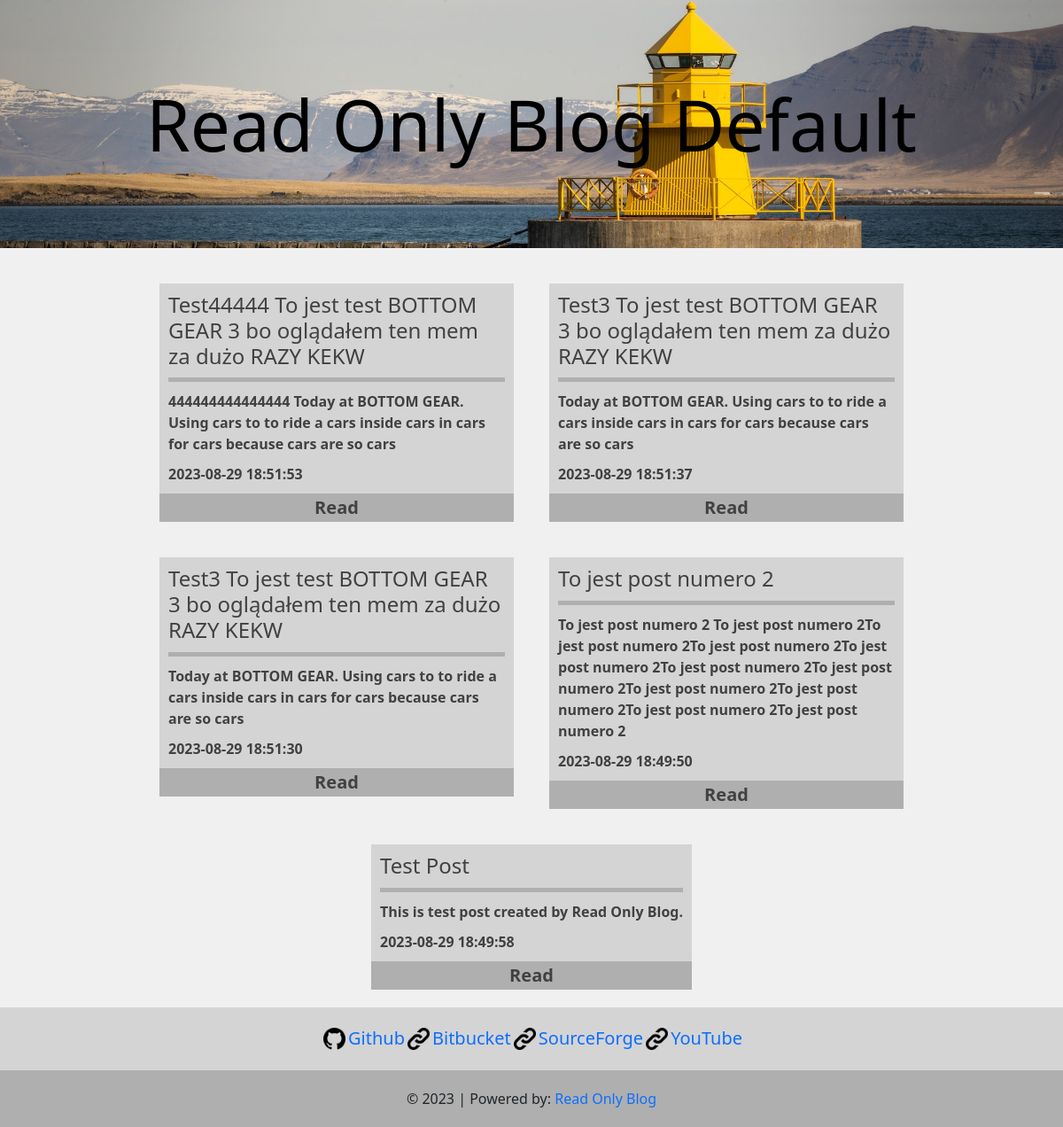
The page / on the database its author committed.
### tables this page shows
CREATE TABLE `rob_settings` (
  `id_setings` int(11) NOT NULL,
  `header_text_color_settings` tinytext NOT NULL DEFAULT '\'black\'',
  `header_position_settings` tinytext NOT NULL DEFAULT '\'center\'',
  `header_image_uri_settings` text NOT NULL DEFAULT '\'img/header.jpg\'\'',
  `header_image_settings` tinytext NOT NULL DEFAULT '\'cover\'',
  `active_settings` tinyint(1) NOT NULL DEFAULT 0,
  `blog_name_settings` varchar(255) NOT NULL DEFAULT 'Read Only Blog',
  `active_footer_settings` tinyint(1) NOT NULL DEFAULT 0,
  `active_aside_settings` tinyint(1) NOT NULL DEFAULT 0,
  `css_settings` tinytext NOT NULL DEFAULT 'old_grey_',
  `admin_panel_css_settings` tinytext NOT NULL DEFAULT 'white_'
);

CREATE TABLE `rob_post` (
  `id_post` int(11) NOT NULL,
  `visibility_post` tinyint(1) NOT NULL DEFAULT 1,
  `title_post` varchar(255) NOT NULL DEFAULT 'TITLE',
  `introduction_post` text DEFAULT 'introduction',
  `creation_date_post` timestamp NOT NULL DEFAULT current_timestamp()
);

CREATE TABLE `rob_footer` (
  `id_footer` int(11) NOT NULL,
  `is_enabled_footer` tinyint(1) NOT NULL DEFAULT 1,
  `name_footer` varchar(255) NOT NULL DEFAULT 'LINK',
  `link_footer` text DEFAULT '#',
  `image_footer` text NOT NULL DEFAULT 'img/ico/link.png'
);

### functions/get_settings_for_index.php (called while the page is built)
<?php
$sql = "SELECT css_settings,header_text_color_settings,header_position_settings,header_image_uri_settings,header_image_settings,blog_name_settings,active_footer_settings FROM rob_settings WHERE active_settings = 1";
    foreach ($conn->query($sql) as $row){
        $css_settings = $row['css_settings'];
        $header_text_color_settings = $row['header_text_color_settings'];
        $header_position_settings =$row['header_position_settings'];
        $header_image_uri_settings = $row['header_image_uri_settings'];
        $header_image_settings = $row['header_image_settings'];
        $blog_name_settings = $row['blog_name_settings'];
        $active_footer_settings = $row['active_footer_settings'];
    }
?>

### functions/show_posts.php (the view)
<?php
require('dbconn.php');
try{
    $sql = "SELECT id_post,title_post,introduction_post,creation_date_post FROM rob_post WHERE visibility_post = 1 ORDER BY id_post DESC";
    foreach ($conn->query($sql) as $row){
            echo(
                '<div class="col-md-auto">
                <div class="post">
                <h4>'
                . $row['title_post'].
                '</h4>
                <p>'
                . $row['introduction_post'].
                    '</p><p>'
                    .$row['creation_date_post'].
                    '</p>
                        <form ethod="get" action="post">
                            <input type="hidden" name="post_id" value="'.$row['id_post'].'">
                            <button class="btn_index" type="submit">Read</button>
                        </form>
                    </div>
                    </div>'
                );
        }
}
catch(PDOException $e) {
  echo "Error: " . $e->getMessage();
  $conn = null;
}
?>

### index.php (shortened to what this page needs)
<?php
    require('functions/dbconn.php');
    require('functions/get_settings_for_index.php');
?>
<!DOCTYPE html>
<html lang="en">
<head>
    <link rel="stylesheet" href=<?php echo("css/".$css_settings."main.css"); ?>>
    <link rel="stylesheet" href=<?php echo("css/".$css_settings."index.css"); ?>>
    <link href="https://cdn.jsdelivr.net/npm/bootstrap@5.0.2/dist/css/bootstrap.min.css" rel="stylesheet">
</head>
<body>
    <div class="container-fluid">
        <header>
            <?php
                require('elements/header.php');
            ?>
        </header>
        <div class="container">
            <div class="row no-gutters index-content justify-content-md-center">
            <?php
                require('functions/show_posts.php');
            ?>
            </div>
        </div>
        <footer>
            <?php
                require('elements/footer.php');
            ?>
        </footer>
    </div>
</body>
</html>

### elements/header.php
<div class="row header justify-content-md-center" style="background-image: url(<?php echo($header_image_uri_settings); ?>);text-align:<?php echo($header_position_settings); ?>; background-size: <?php echo($header_image_settings);?>;">
    <div class="col">
      <a href="index.php" style="text-decoration: none; color: <?php echo($header_text_color_settings);?>;">
      <?php echo($blog_name_settings );?></a>
    </div>
</div>

### elements/footer.php
<div class="row footer_links justify-content-md-center">
                <?php
                if($active_footer_settings == 1){
                        $sql = "SELECT * FROM rob_footer";
                        foreach($conn->query($sql) as $row){
                                $name_footer = $row['name_footer'];
                                $link_footer = $row['link_footer'];
                                $image_footer = $row['image_footer'];
                                echo('
                                <div class="col-auto">
                                <a href="'.$link_footer.'" target="_blank" class="footer_link_text"><img src="'.$image_footer.'" alt="[Link] " class="footer_link_image"> '.$name_footer.'</a>
                                </div>
                                ');
                        }
                }
                ?>
</div>
<div class="row footer justify-content-md-center">
            <div class="col-auto">
                    &copy <?php echo(date("Y")); ?> | Powered by: <a href="https://github.com/0AwsD0/ReadOnlyBlog" target="_blank" style="text-decoration: none;">Read Only Blog</a>
            </div>
</div>

### css/old_grey_main.css (style rules this page uses)
body { font-family: 'Lato', sans-serif; font-size: 20px; background-color: rgb(175, 175, 175) !important; }
.container-fluid { background-color: rgb(240, 240, 240); }
p { margin: 0; padding: 0; }
.container { background-color: rgb(0, 0, 0); }
.header { background-color: rgb(204, 204, 204); background-position: center; background-size: cover; margin: 0 auto; padding-top: 10vh; padding-bottom: 10vh; text-align: center; font-size: 80px; }
.footer { background-color: rgb(175, 175, 175); padding: 20px; text-align: center; }
.footer_links { background-color: rgb(212, 212, 212); padding: 20px; font-size: 20px; text-align: center; }
.footer_link_image { height: 25px; display: block; float: left; margin: 3px; }
.footer_link_text { text-decoration: none; font-size: 20px; }

### css/old_grey_index.css (style rules this page uses)
.row > * { padding-right: 0 !important; padding-left: 0 !important; }
.index-content { background-color: rgb(240, 240, 240); padding-top: 20px; }
.btn_index { font-size: 20px !important; border: 0; width: 100%; background-color: rgb(175, 175, 175) !important; color: rgb(65, 65, 65); font-weight: bold; }
.post { background-color: rgb(212, 212, 212); color: rgb(65, 65, 65); max-width: 400px !important; margin: 20px; font-weight: bold; }
.post > h4 { color: rgb(65, 65, 65); border-bottom: 5px solid rgb(175, 175, 175); margin-top: 15px; margin: 10px; padding-bottom: 10px; padding-top: 10px; }
.post > p { margin: 10px; }

### rows shown on the page
rob_settings: header_image_uri_settings (picture), blog_name_settings "Read Only Blog Default"
rob_post: title_post "Test44444 To jest test BOTTOM GEAR 3 bo oglądałem ten mem za dużo RAZY KEKW", introduction_post "444444444444444 Today at BOTTOM GEAR. Using cars to to ride a cars inside cars in cars for cars because cars are so cars", creation_date_post "2023-08-29 18:51:53"
rob_post: title_post "Test3 To jest test BOTTOM GEAR 3 bo oglądałem ten mem za dużo RAZY KEKW", introduction_post "Today at BOTTOM GEAR. Using cars to to ride a cars inside cars in cars for cars because cars are so cars", creation_date_post "2023-08-29 18:51:37"
rob_post: title_post "Test3 To jest test BOTTOM GEAR 3 bo oglądałem ten mem za dużo RAZY KEKW", introduction_post "Today at BOTTOM GEAR. Using cars to to ride a cars inside cars in cars for cars because cars are so cars", creation_date_post "2023-08-29 18:51:30"
rob_post: title_post "To jest post numero 2", introduction_post "To jest post numero 2 To jest post numero 2To jest post numero 2To jest post numero 2To jest post numero 2To jest post numero 2To jest post numero 2To jest post numero 2To jest post numero 2To jest post numero 2To jest post numero 2", creation_date_post "2023-08-29 18:49:50"
rob_post: title_post "Test Post", introduction_post "This is test post created by Read Only Blog.", creation_date_post "2023-08-29 18:49:58"
rob_footer: image_footer (picture), name_footer "Github"
rob_footer: image_footer (picture), name_footer "Bitbucket"
rob_footer: image_footer (picture), name_footer "SourceForge"
rob_footer: image_footer (picture), name_footer "YouTube"
